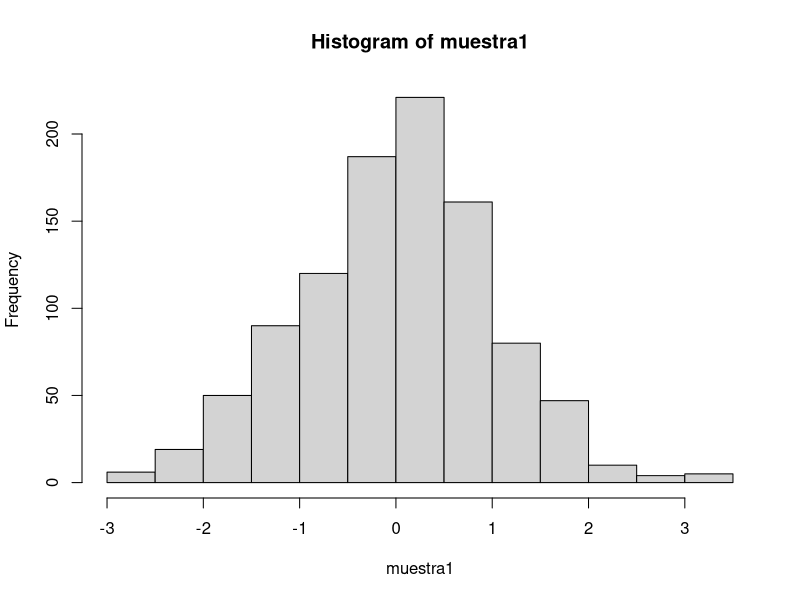
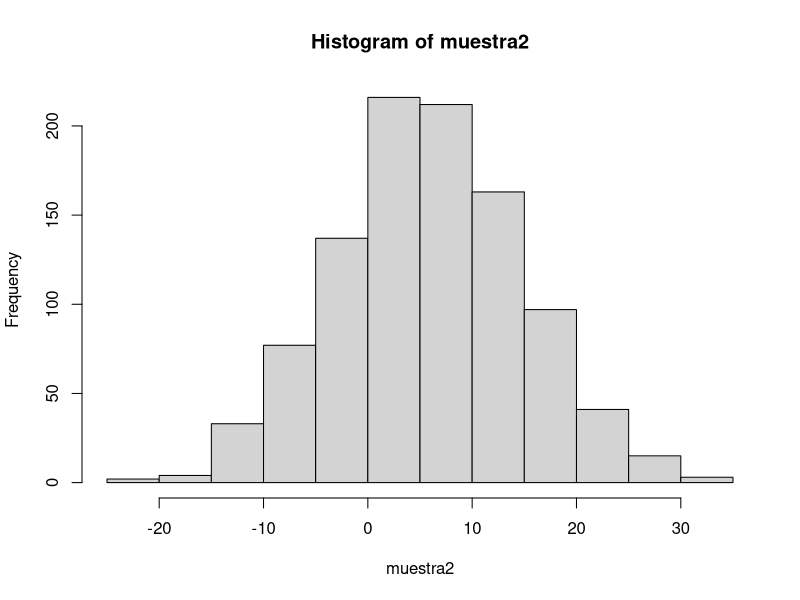
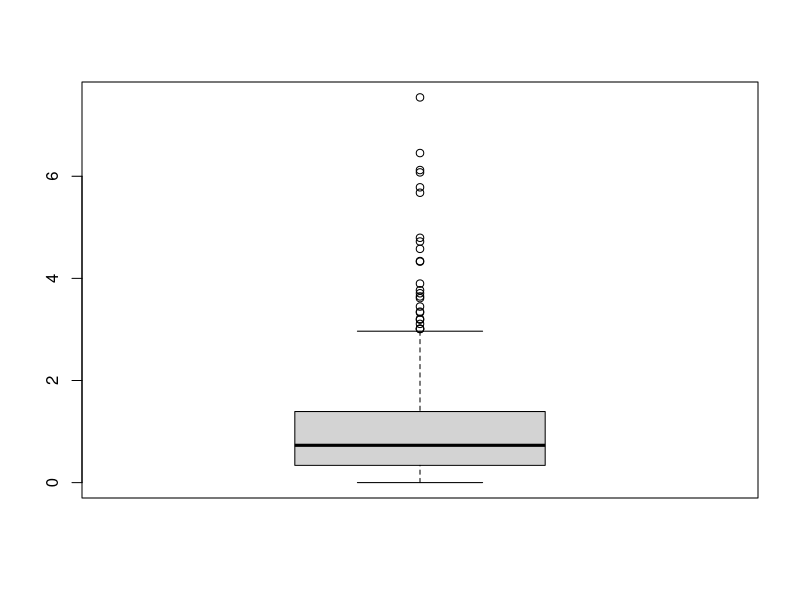

Source code (R) for these figures, in order:
#Respuestas
#1.
pob1 <- rnorm(10000)
pob2 <- rnorm(10000,5,9)
muestra1 <- sample(pob1,1000)
muestra2 <- sample(pob2,1000)

hist(muestra1)
hist(muestra2)

#2.
pob3 <- rexp(1000000)
muestra3 <- sample(pob3,500,1/20)
mean(muestra3)
quantile(muestra3,c(0.33))
quantile(pob3,c(0.33))
boxplot(muestra3)
#Si existen valores atipicos para el boxplot